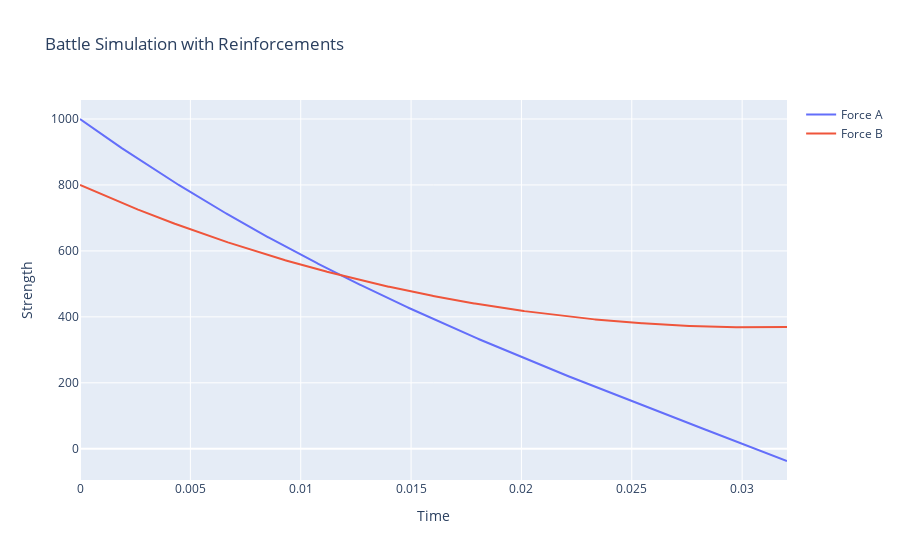

Source (notebook cell):
### Code cell
import numpy as np
import matplotlib.pyplot as plt
from scipy.integrate import odeint
import plotly.graph_objects as go
def funciones_artilleria(t):
    r_a = 3*np.exp(5*t)  # Example function for reinforcements arriving for Force A
    r_b = 2*np.exp(6*t) # Example function for reinforcements arriving for Force B
    return r_a, r_b
def batalla_con_artilleria(y, t, alpha=20, beta=15, r_func=None):
    a, b = y
    if r_func:
        r_a, r_b = r_func(t)
        da_dt = -alpha * b *r_a
        db_dt = -beta * a*r_b
    else:
        da_dt = -alpha * b
        db_dt = -beta * a
    return [da_dt, db_dt]
# Function to find the end time when either force reaches 0
def encontrar_tiempo_final(alpha, beta, a0, b0, r_func, t_max):
    t = np.linspace(0, t_max, 1000)
    y0 = [a0, b0]
    solution = odeint(batalla_con_artilleria, y0, t, args=(alpha, beta, r_func))
    a_values, b_values = solution.T
    end_time = None
    for i in range(len(t)):
        if a_values[i] <= 0 or b_values[i] <= 0:
            end_time = t[i]
            break
    return end_time

# Function to plot the simulation from time 0 to end time
def graficar_simulacion_artilleria(alpha, beta, a0, b0, r_func, t_max):
    end_time = encontrar_tiempo_final(alpha, beta, a0, b0, r_func, t_max)
    if end_time is None:
        print("Both forces survive the battle.")
        return

    t = np.linspace(0, end_time, 1000)
    y0 = [a0, b0]
    solution = odeint(batalla_con_artilleria, y0, t, args=(alpha, beta, r_func))
    a_values, b_values = solution.T

    # Create a Plotly figure
    fig = go.Figure()

    fig.add_trace(go.Scatter(x=t, y=a_values, mode='lines', name='Force A'))
    fig.add_trace(go.Scatter(x=t, y=b_values, mode='lines', name='Force B'))

    # Update the layout
    fig.update_layout(
        xaxis_title='Time',
        yaxis_title='Strength',
        title='Battle Simulation with Reinforcements',
    )
    # Show the plot
    fig.show()
    # Print the time when either force reaches 0
    print(f"Either Force A or Force B reaches 0 at time t = {end_time:.24f}")
# Parameters
alpha = 20  # Rate of attrition for Force A
beta = 15   # Rate of attrition for Force B
a0 = 1000   # Initial strength of Force A
b0 = 800    # Initial strength of Force B
t_max = 32
# Plot the simulation with reinforcements
graficar_simulacion_artilleria(alpha, beta, a0, b0, funciones_artilleria, t_max)

### Figure 1 — Plotly figure (JSON) as saved in the notebook; plotly's stock layout.template omitted (floating-point values rounded to 4 significant figures; data arrays with more than 128 entries replaced by an {"elided": "..."} marker saying what was removed)
{"data": [{"mode": "lines", "name": "Force A", "type": "scatter", "x": {"elided": "1000 float values"}, "y": {"elided": "1000 float values"}}, {"mode": "lines", "name": "Force B", "type": "scatter", "x": {"elided": "1000 float values"}, "y": {"elided": "1000 float values"}}], "layout": {"title": {"text": "Battle Simulation with Reinforcements"}, "xaxis": {"title": {"text": "Time"}}, "yaxis": {"title": {"text": "Strength"}}}}
